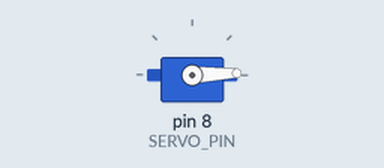
Simulated run of this sketch. Board: Arduino Nano, built with avr-gcc and run on an emulated ATmega328P. On the bench: servo.

Above: at 0.05 s.
At 2.1 s:
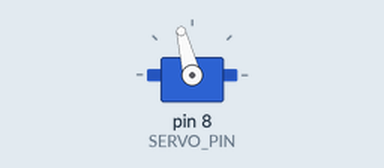
At 4.9 s:
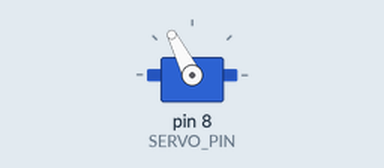
At 9.75 s:
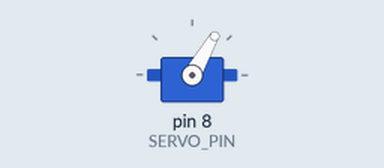
Timing chart, 0 to 13.3 s (numbered marks = the images above):
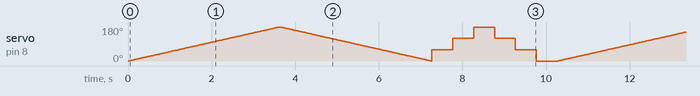

The sketch:

servo_motor_rotate.ino
```cpp
/***********************************************************************************************************************************************************
 *  TITLE: This is an example skecth that will help you interface a servo to an Arduino.
 *
 *  By Frenoy Osburn
 *  YouTube Video: https://youtu.be/NoqjQKcRkVw
 ***********************************************************************************************************************************************************/

  /********************************************************************************************************************
 *  Board Settings:
 *  Board: "Arduino Nano"
 *  Processor: "ATmega328P (Old Bootloader)"
 *  COM Port: Depends *On Your System*
 *********************************************************************************************************************/

#include <Servo.h>

#define SERVO_PIN    8  //PWM pin that is connected to the servo

Servo demoServo;        //create a servo object

int servoAngle = 0;     //servo angle which can vary from 0 - 180

void setup()
{
  demoServo.attach(SERVO_PIN);  //attach the pin to the object so that we can send the signal to it
}

void loop()
{
  for(servoAngle = 0; servoAngle <= 180; servoAngle++)  //increment the angle from 0 to 180, in steps of 1
  {
    demoServo.write(servoAngle);                        //set the servo angle and it will move to it
    delay(20);                                          //wait 20ms before moving to the next position
  }
  for (servoAngle = 180; servoAngle >= 0; servoAngle--) //decrement the angle from 180 to 0, in steps of 1
  {
    demoServo.write(servoAngle);                        //set the servo angle and it will move to it
    delay(20);                                          //wait 20ms before moving to the next position
  }

  demoServo.write(60);                                  //move servo to 60 deg
  delay(500);                                           //wait for 500ms

  demoServo.write(120);                                 //move servo to 120 deg
  delay(500);                                           //wait for 500ms

  demoServo.write(180);                                 //move servo to 180 deg
  delay(500);                                           //wait for 500ms

  demoServo.write(120);                                 //move servo to 120 deg
  delay(500);                                           //wait for 500ms

  demoServo.write(60);                                  //move servo to 60 deg
  delay(500);                                           //wait for 500ms

  demoServo.write(0);                                   //move servo to 0 deg
  delay(500);                                           //wait for 500ms

/*
  demoServo.write(0);                                   //move servo to 0 deg
  delay(5000);

  demoServo.write(180);                                 //move servo to 180 deg
  delay(5000);
 */
}
```

Measured:
- by itself, servo on pin 8 (SERVO_PIN): moves between 0° and 180°, repeating every 10.3 s
